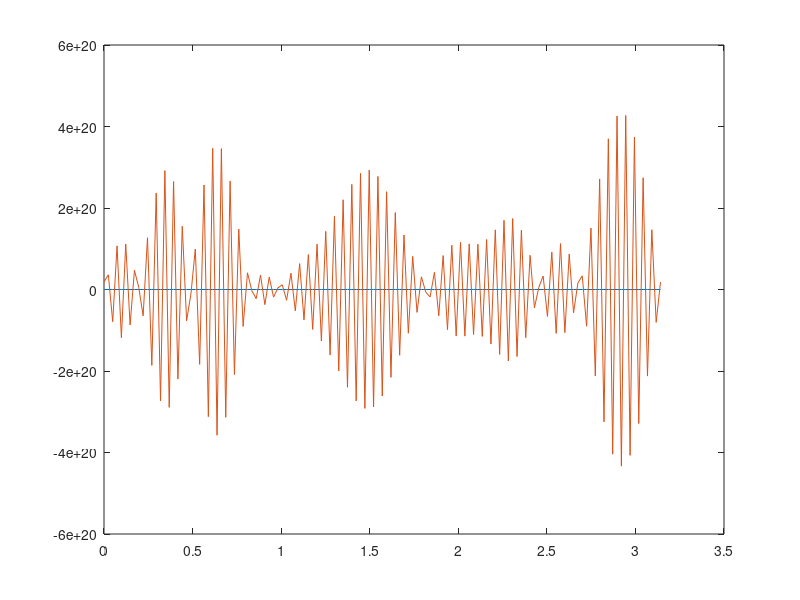

Source code (MATLAB):
function practice()
    x0 = 0; xN = pi;
    xh = pi/128;

    t0 = 0; tn = 1;
    th = 0.001;

    n = (xN - x0) / xh + 1;
    xs = [x0 : xh : xN];

    velocity = input("Enter Velocity : ");

    previous_u = compute(xs, velocity, t0);
    new_u = zeros(1,n);

    p = velocity * th / xh;

    i=0;
    if velocity > 0
        for t = t0 + th : th : tn
            for j = n : -1 : 2
                new_u(j) = previous_u(j) + p*(previous_u(j) - previous_u(j-1));
            end
            i = i + 1;
            new_u(1) = new_u(n);
            previous_u = new_u;
            if t == 0.25
                plot(xs, compute(xs, velocity, t));
                hold on;
                plot(xs, new_u);
                hold off;
            end
        end
    end

    if velocity < 0
        for t = t0 + th : th : tn
            for j = 1 : n-1
                new_u(j) = previous_u(j) - p * (previous_u(j+1) - previous_u(j));
            end
            i =  i + 1
            new_u(n) = new_u(1);
            previous_u = new_u;
            if t == 0.25
                plot(xs, compute(xs, velocity, t));
                hold on;
                plot(xs, new_u);
                hold off;
            end
        end
    end
end

function y = compute(x, velocity, t)
    x = x - velocity*t;
    y = sin(2 * x);
end